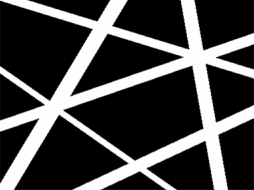
#> input picture nanofibers.png, 254 x 190 px
$ jupyter execute --allow-errors diametro.ipynb   (shell and % lines are left out)   (older library calls are emulated)
#> lines starting #> are read from the running program, lines starting #| are printed output that depends on the picture; after the words box and inside, x2 and y2 are one past the last pixel; in counts of white or black regions, pixels touching at a corner belong together
[cell 1]
#scikit-image: libreria para el procesamiento de imágenes
from skimage import img_as_bool, io, color, morphology

################
# Binarización #
################
image = img_as_bool(color.rgb2gray(io.imread('nanofibers.png')))
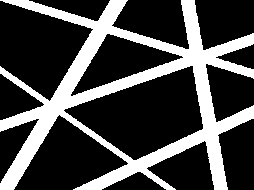
#> image: shape (190, 254) bool; 27.9% white; 1 white region, box (x1, y1, x2, y2) and area: (0, 0, 254, 190) 13441
image

[cell 2]
# Esqueletización y mapa de distancia
skeleton, distance = morphology.medial_axis(image, mask=None, return_distance=True)
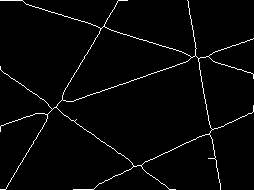
#> skeleton: shape (190, 254) bool; 2.6% white in thin lines or dots
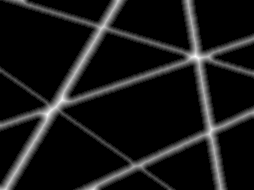
#> distance: shape (190, 254) float64; min 0, max 10.44, mean 0.975; drawn with min black and max white
skeleton

[cell 3]
# mostrando el esqueleto
import numpy as np
from google.colab.patches import cv2_imshow

def cv2_imshow_bin(img):
  cv2_imshow(np.where(img==True, 255, img))

cv2_imshow_bin(skeleton)

[cell 4]
############
# Thinning #
############
thinned = morphology.thin(image)
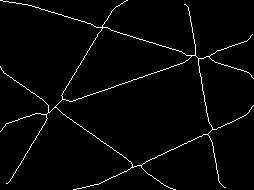
#> thinned: shape (190, 254) bool; 2.5% white in thin lines or dots
thinned

[cell 5]
# mostrando thinning
cv2_imshow_bin(thinned)

[cell 6]
# Mahotas: Mahotas is a computer vision and image processing library for Python.
import mahotas as mh

############
# Prunning #
############

# [20 lines left out: function branchedPoints, not called in this run]

def endPoints(skel):
    endpoint1=np.array([[0, 0, 0],
                        [0, 1, 0],
                        [2, 1, 2]])

    endpoint2=np.array([[0, 0, 0],
                        [0, 1, 2],
                        [0, 2, 1]])

    endpoint3=np.array([[0, 0, 2],
                        [0, 1, 1],
                        [0, 0, 2]])

    endpoint4=np.array([[0, 2, 1],
                        [0, 1, 2],
                        [0, 0, 0]])

    endpoint5=np.array([[2, 1, 2],
                        [0, 1, 0],
                        [0, 0, 0]])

    endpoint6=np.array([[1, 2, 0],
                        [2, 1, 0],
                        [0, 0, 0]])

    endpoint7=np.array([[2, 0, 0],
                        [1, 1, 0],
                        [2, 0, 0]])

    endpoint8=np.array([[0, 0, 0],
                        [2, 1, 0],
                        [1, 2, 0]])

    ep1=mh.morph.hitmiss(skel,endpoint1)
    ep2=mh.morph.hitmiss(skel,endpoint2)
    ep3=mh.morph.hitmiss(skel,endpoint3)
    ep4=mh.morph.hitmiss(skel,endpoint4)
    ep5=mh.morph.hitmiss(skel,endpoint5)
    ep6=mh.morph.hitmiss(skel,endpoint6)
    ep7=mh.morph.hitmiss(skel,endpoint7)
    ep8=mh.morph.hitmiss(skel,endpoint8)
    ep = ep1+ep2+ep3+ep4+ep5+ep6+ep7+ep8
    return ep

def pruning(skeleton, size):
    '''remove iteratively end points "size"
       times from the skeleton
    '''
#> called with size = 100
    for i in range(0, size):
        endpoints = endPoints(skeleton)
        endpoints = np.logical_not(endpoints)
        skeleton = np.logical_and(skeleton,endpoints)
    return skeleton

#> (the rest of this cell did not finish here and is left out)

#> (a cell that did not finish here is left out)

#> (a cell that did not finish here is left out)

#> (a cell that did not finish here is left out)

[cell 10]
###############################
# Transformación de distancia #
###############################

distance

[cell 11]
# Open Source Computer Vision Library
import cv2

distanceMapNormalized = distance.copy()
cv2.normalize(distance, distanceMapNormalized, 0, 255, cv2.NORM_MINMAX)
cv2_imshow(distanceMapNormalized)
